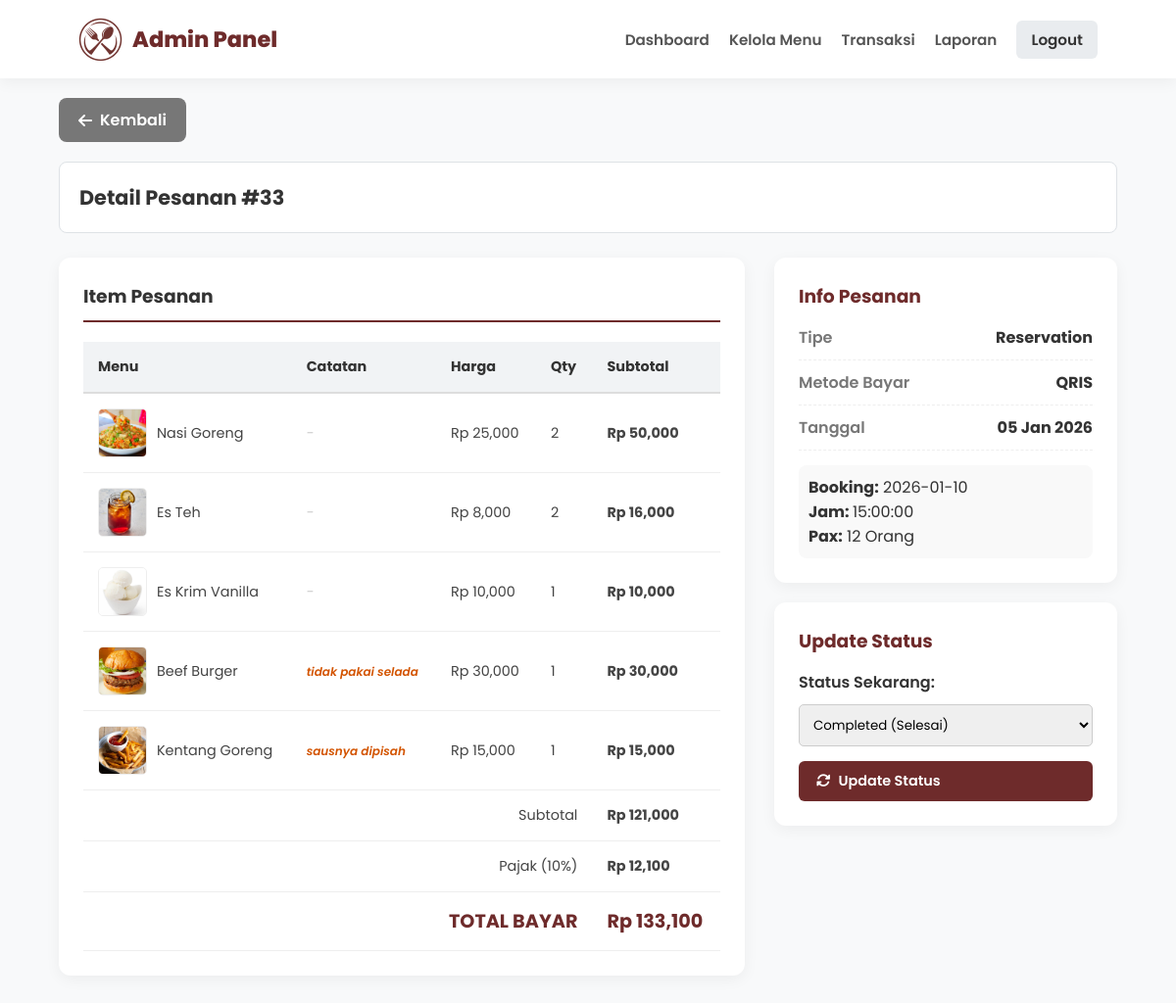
The page /admin/transaksi_detail.php?id=33 (signed in) on the database its author committed.
### tables this page shows
CREATE TABLE `transactions` (
  `transactionID` int(10) NOT NULL,
  `userID` int(10) DEFAULT NULL,
  `transactionDate` date DEFAULT curdate(),
  `totalAmount` decimal(10,2) NOT NULL,
  `paymentMethod` enum('QRIS','Debit/Credit Card','Transfer') NOT NULL,
  `status` enum('pending','process','completed') NOT NULL DEFAULT 'pending',
  `type` enum('Delivery','Reservation') NOT NULL DEFAULT 'Reservation',
  `bookingDate` date DEFAULT NULL,
  `bookingTime` time DEFAULT NULL,
  `pax` int(11) DEFAULT NULL,
  `deliveryAddress` text DEFAULT NULL,
  `deliveryPhone` varchar(20) DEFAULT NULL,
  `roomID` int(11) DEFAULT NULL,
  `duration` int(11) DEFAULT NULL
);

CREATE TABLE `transactionsdetail` (
  `detailID` int(10) NOT NULL,
  `transactionID` int(10) NOT NULL,
  `menuID` int(10) NOT NULL,
  `quantity` int(5) NOT NULL,
  `note` text DEFAULT NULL,
  `unitPrice` decimal(10,2) NOT NULL
);

CREATE TABLE `menu` (
  `menuID` int(10) NOT NULL,
  `categoryID` int(10) NOT NULL,
  `menuName` varchar(100) NOT NULL,
  `description` text DEFAULT NULL,
  `price` decimal(10,2) NOT NULL,
  `status` enum('available','out of stock') NOT NULL DEFAULT 'available',
  `image` varchar(255) DEFAULT NULL
);

### admin/transaksi_detail.php (the view, shortened to what this page needs)
<?php
include '../koneksi.php';
$id = $_GET['id'];
$ambil = mysqli_query($koneksi, "SELECT * FROM transactions WHERE transactionID='$id'");
$detail = mysqli_fetch_assoc($ambil);
$items = mysqli_query($koneksi, "SELECT transactionsdetail.*, menu.menuName, menu.image
                                 FROM transactionsdetail
                                 JOIN menu ON transactionsdetail.menuID = menu.menuID
                                 WHERE transactionID='$id'");
?>
<!DOCTYPE html>
<html lang="id">
<head>
    <link rel="stylesheet" href="../css/admin.css">
    <link rel="stylesheet" href="https://cdnjs.cloudflare.com/ajax/libs/font-awesome/6.4.0/css/all.min.css">
</head>
<body>
    <?php include 'navbar.php'; ?>
    <main class="container">
        <a href="transaksi.php" class="btn-back-top">
            <i class="fas fa-arrow-left"></i> Kembali
        </a>
        <div class="page-header" style="justify-content: flex-start;">
            <h1 class="page-title">Detail Pesanan #<?= $detail['transactionID']; ?></h1>
        </div>
        <div style="display: grid; grid-template-columns: 2fr 1fr; gap: 30px;">
            <div class="detail-card">
                <h3 style="margin-bottom:20px; border-bottom:2px solid var(--primary); padding-bottom:10px;">Item Pesanan</h3>
                <table class="table">
                    <thead>
                        <tr>
                            <th>Menu</th>
                            <th>Catatan</th>
                            <th>Harga</th>
                            <th>Qty</th>
                            <th>Subtotal</th>
                        </tr>
                    </thead>
                    <tbody>
                        <?php
                        $subtotal_murni = 0;
                        while($i = mysqli_fetch_assoc($items)){
                            $subtotal_item = $i['unitPrice'] * $i['quantity'];
                            $subtotal_murni += $subtotal_item;
                        ?>
                        <tr>
                            <td>
                                <div style="display:flex; align-items:center; gap:10px;">
                                    <img src="../img/<?= $i['image']; ?>" style="width:50px; height:50px; border-radius:5px;">
                                    <?= $i['menuName']; ?>
                                </div>
                            </td>
                            <td>
                                <?php if(!empty($i['note'])): ?>
                                    <small style="color:#d35400; font-style:italic; font-weight:600;">
                                        <?= $i['note']; ?>
                                    </small>
                                <?php else: ?>
                                    <span style="color:#ccc;">-</span>
                                <?php endif; ?>
                            </td>
                            <td>Rp <?= number_format($i['unitPrice']); ?></td>
                            <td><?= $i['quantity']; ?></td>
                            <td style="font-weight:bold;">Rp <?= number_format($subtotal_item); ?></td>
                        </tr>
                        <?php } ?>
                        <?php
                            $pajak = $subtotal_murni * 0.10;
                        ?>
                    </tbody>
                    <tfoot>
                        <tr>
                            <td colspan="4" style="text-align:right;">Subtotal</td>
                            <td style="font-weight:bold;">Rp <?= number_format($subtotal_murni); ?></td>
                        </tr>
                        <tr>
                            <td colspan="4" style="text-align:right;">Pajak (10%)</td>
                            <td style="font-weight:bold;">Rp <?= number_format($pajak); ?></td>
                        </tr>
                        <tr>
                            <td colspan="4" style="text-align:right; font-size:1.2rem; font-weight:bold; color:var(--primary);">TOTAL BAYAR</td>
                            <td style="font-size:1.2rem; font-weight:bold; color:var(--primary);">Rp <?= number_format($detail['totalAmount']); ?></td>
                        </tr>
                    </tfoot>
                </table>
            </div>
            <div>
                <div class="detail-card">
                    <h3 style="margin-bottom:15px; color:var(--primary);">Info Pesanan</h3>
                    <div class="info-row">
                        <span class="info-label">Tipe</span>
                        <span class="info-val"><?= $detail['type']; ?></span>
                    </div>
                    <div class="info-row">
                        <span class="info-label">Metode Bayar</span>
                        <span class="info-val"><?= $detail['paymentMethod']; ?></span>
                    </div>
                    <div class="info-row">
                        <span class="info-label">Tanggal</span>
                        <span class="info-val"><?= date('d M Y', strtotime($detail['transactionDate'])); ?></span>
                    </div>
                    <?php if($detail['type'] == 'Reservation'): ?>
                        <div style="margin-top:15px; background:#f9f9f9; padding:10px; border-radius:8px;">
                            <strong>Booking:</strong> <?= $detail['bookingDate']; ?><br>
                            <strong>Jam: </strong><?= $detail['bookingTime']; ?><br>
                            <strong>Pax:</strong> <?= $detail['pax']; ?> Orang
                        </div>
                    <?php endif; ?>
                </div>
                <div class="detail-card">
                    <h3 style="margin-bottom:15px; color:var(--primary);">Update Status</h3>
                    <form action="transaksi_act.php" method="POST">
                        <label style="font-weight:600;">Status Sekarang:</label>
                        <select name="status" class="status-select">
                            <option value="completed" <?= ($detail['status']=='completed')?'selected':''; ?>>Completed (Selesai)</option>
                        </select>
                        <button type="submit" name="update_status" class="btn btn-primary" style="width:100%; margin-top:15px;">
                            <i class="fas fa-sync-alt"></i> Update Status
                        </button>
                    </form>
                </div>
            </div>
        </div>
    </main>
</body>
</html>

### css/admin.css (style rules this page uses)
:root { --primary: #6E2B2B; --accent: #FFD700; --bg-body: #f8f9fa; --border-color: #dee2e6; --text-dark: #333; --white: #ffffff; }
* { margin: 0; padding: 0; box-sizing: border-box; font-family: 'Poppins', sans-serif; }
body { background-color: var(--bg-body); color: var(--text-dark); padding-top: 100px; padding-bottom: 50px; overflow-x: hidden; }
.container { width: 90%; max-width: 1200px; margin: 0 auto; padding-bottom: 50px; }
.page-header { background: var(--white); padding: 20px; border: 1px solid var(--border-color); border-radius: 8px; margin-bottom: 25px; display: flex; justify-content: space-between; align-items: center; flex-wrap: wrap; gap: 10px; }
.page-title { font-size: 1.3rem; color: #333; font-weight: 700; margin: 0; }
.table { width: 100%; border-collapse: collapse; min-width: 100%; font-size: 0.9rem; }
.table th { background: #f1f3f5; color: #333; padding: 15px; text-align: left; font-weight: 700; border-bottom: 2px solid #ddd; white-space: nowrap; }
.table td { padding: 15px; border-bottom: 1px solid #eee; color: #444; vertical-align: middle; }
.table img { width: 60px; height: 60px; object-fit: cover; border-radius: 6px; border: 1px solid #eee; display: block; }
.btn { padding: 10px 18px; border-radius: 6px; text-decoration: none; font-weight: 600; display: inline-flex; align-items: center; gap: 8px; cursor: pointer; border: none; font-size: 0.9rem; transition: 0.2s; }
.btn-primary { background: var(--primary); color: white; }

### admin/transaksi_detail.php (style rules this page uses)
.detail-card { background: white; padding: 25px; border-radius: 12px; box-shadow: 0 4px 15px rgba(0,0,0,0.05); margin-bottom: 20px; }
.info-row { display: flex; justify-content: space-between; margin-bottom: 10px; border-bottom: 1px dashed #eee; padding-bottom: 10px; }
.info-label { font-weight: 600; color: #777; }
.info-val { font-weight: bold; color: #333; text-align: right; }
.status-select { padding: 10px; border-radius: 5px; border: 1px solid #ccc; width: 100%; margin-top: 10px; }
.btn-back-top { display: inline-flex; align-items: center; gap: 8px; background: #777; color: white; padding: 10px 20px; border-radius: 8px; text-decoration: none; font-weight: 600; margin-bottom: 20px; transition: 0.3s; }

### rows shown on the page
transactions: transactionID "33", totalAmount "133,100", type "Reservation", paymentMethod "QRIS", transactionDate "05 Jan 2026", bookingDate "2026-01-10", bookingTime "15:00:00", pax "12", status "Completed (Selesai)"
transactionsdetail: menuID.image (picture), menuID.menuName "Nasi Goreng", unitPrice "25,000", quantity "2", subtotal_item "50,000"
transactionsdetail: menuID.image (picture), menuID.menuName "Es Teh", unitPrice "8,000", quantity "2", subtotal_item "16,000"
transactionsdetail: menuID.image (picture), menuID.menuName "Es Krim Vanilla", unitPrice "10,000", quantity "1", subtotal_item "10,000"
transactionsdetail: menuID.image (picture), menuID.menuName "Beef Burger", note "tidak pakai selada", unitPrice "30,000", quantity "1", subtotal_item "30,000"
transactionsdetail: menuID.image (picture), menuID.menuName "Kentang Goreng", note "sausnya dipisah", unitPrice "15,000", quantity "1", subtotal_item "15,000"

### other values the page prints
$subtotal_murni "121,000"
$pajak "12,100"
